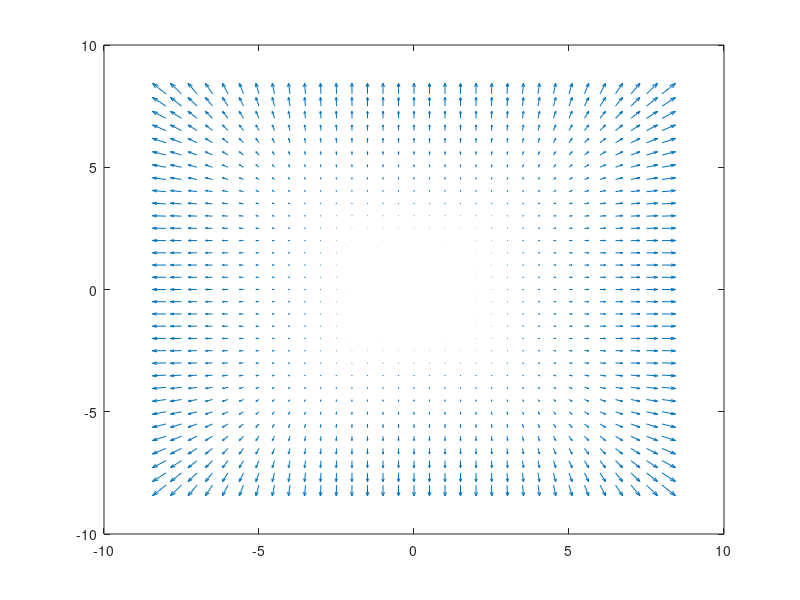

Here is the MATLAB script that generated this plot:
bound=5;
delta=.5;

x=-8:delta:8;
y=x;
[X,Y]=meshgrid(x,y);
% V=(4.7092e-06)+(0.2837)*X.^2+(0.0087485)*X.^4+(0.18161)*Y.^2+(0.016551)*Y.^4+(-0.34678)*Y.*X+(0.065717)*Y.*(X.^3)+(0.10657)*(Y.^2).*(X.^2)+(-0.061218)*(Y.^3).*X;
% (0.00085577)+(0.28001)*X^2+(0.0098348)*X^4+(0.18945)*Y^2+(0.013964)*Y^4+(-0.35727)*Y*X+(0.068126)*Y*X^3+(0.10163)*Y^2*X^2+(-0.054716)*Y^3*X  ;




% surf(X,Y,V);

% contourf(X,Y,100*V);
% hold on
figure(3)
x1=X;
x2=Y;
% xdot = [x2; -x1-x2.*(x1.^2-1)];
xdot=[; -2*x(2)+x(2)^3];
quiver(X,Y,-2*X+X.^3,-2*Y+Y.^3)



% cleanVdot=(0.35727)*x1^2+(-0.068126)*x1^4+(0.021633)*x2^2+(0.0011409)*x2^4+(-0.17614)*x2*x1+(0.26147)*x2*x1^3+(-0.068126)*x2*x1^5+(0.19289)*x2^2*x1^2+(-0.20326)*x2^2*x1^4+(-0.016744)*x2^3*x1+(0.16415)*x2^3*x1^3+(-0.055857)*x2^4*x1^2;
